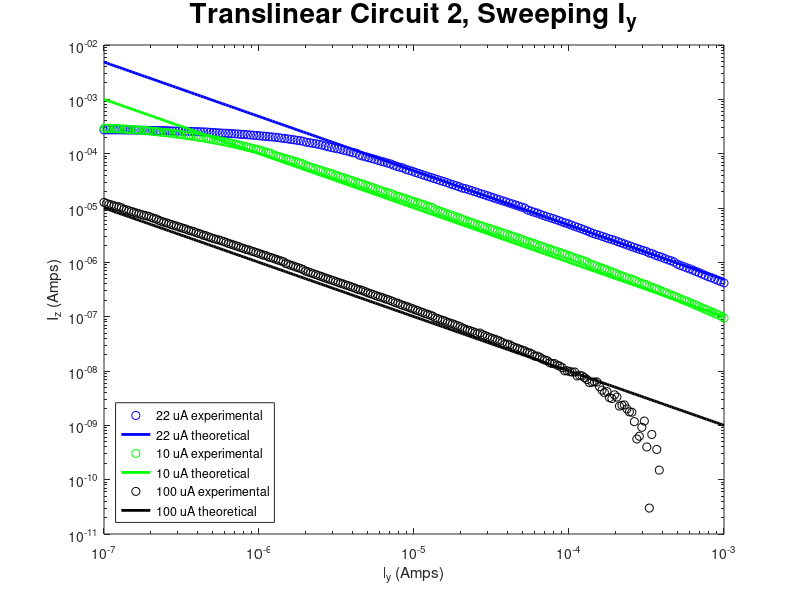

This figure's MATLAB source:
clf
clear all

load exp3_sweepy_100KOHM
loglog(-I_y_src, I_z_meas,'bo')
hold on
I_z_exp = (2.2e-5) .^ 2 ./ -I_y_src;  
loglog(-I_y_src, I_z_exp,'b-','linewidth',2)

clear all
load exp3_sweepy_200KOHM
loglog(-I_y_src, I_z_meas,'go')
hold on
I_z_exp = (1e-5) .^ 2 ./ -I_y_src;  %call it 25
loglog(-I_y_src, I_z_exp,'g-','linewidth',2)

clear all
load exp3_sweepy_2MOHM
loglog(-I_y_src, I_z_meas,'ko')
hold on
I_z_exp = (1e-6) .^ 2 ./ -I_y_src;  %call it 25
loglog(-I_y_src, I_z_exp,'k-','linewidth',2)

legend('22 uA experimental','22 uA theoretical','10 uA experimental','10 uA theoretical','100 uA experimental','100 uA theoretical', 'location','southwest')
xlabel 'I_y (Amps)'
ylabel 'I_z (Amps)'
title('Translinear Circuit 2, Sweeping I_y', 'fontsize',20)
saveas(gcf, 'exp3_sweepy.png')